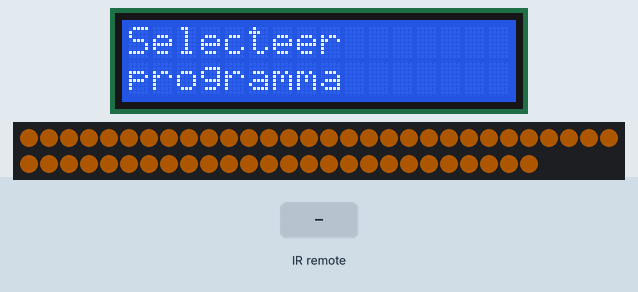
Recording of a sketch running on a simulated Arduino Uno, built with avr-gcc and run on an emulated ATmega328P. Shown: 16×2 character LCD, 56 RGB LEDs in strip order, left to right, continuing on the next row. The test bench sets the inputs (shaded band). Dim RGB values are drawn brighter than linear; what the sketch prints to the serial monitor is not drawn.

Above: at 1.3 s.
1.4 s: infrared code 0xBA45FF00 received
At 1.49 s:
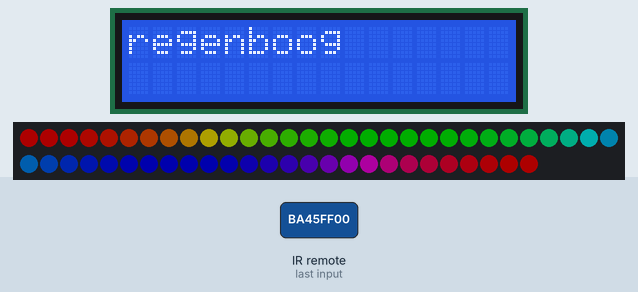
At 2.41 s:
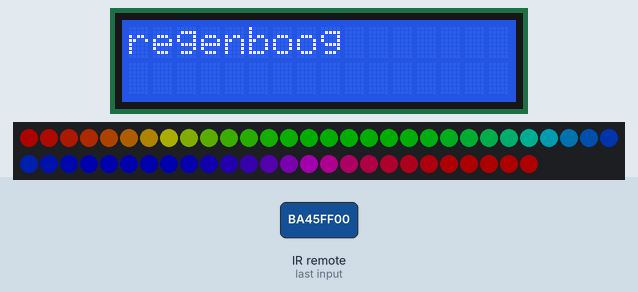

The sketch:

duikhoepel_it_2.ino
```cpp
// import libraries / declarations / definitions
// import libraries / declarations / definitions

// Neopixel
#include <Adafruit_NeoPixel.h>
#ifdef __AVR__
 #include <avr/power.h>            // Required for 16 MHz Adafruit Trinket
#endif

Adafruit_NeoPixel strip(56, 6, NEO_GRB + NEO_KHZ800); //#leds, pin, driver

//IR remote
#include <IRremote.h>

int IRpin = 11;
IRrecv irrecv(IRpin);
decode_results results;

//LCD display
#include <Wire.h>
#include <LiquidCrystal_I2C.h>

const int i2c_addr = 0x27;         //Hier zet je het I2C addres neer. Deze moet je eerst uitzoeken voordat je begint.
const int Kolommen = 16;           //Hier zet je het aantal kolommen neer
const int Rijen = 2;               //Hier zet je het aantal rijden van je display neer

LiquidCrystal_I2C lcd = LiquidCrystal_I2C(i2c_addr,Kolommen,Rijen); //Hier maken we een LCD die de eigenschappen die je net geschreven hebt aan

// DECLARE FUNCTIONS //
void regenboog(int wait){
  // Hue of first pixel runs 5 complete loops through the color wheel.
  // Color wheel has a range of 65536 but it's OK if we roll over, so
  // just count from 0 to 5*65536. Adding 256 to firstPixelHue each time
  // means we'll make 5*65536/256 = 1280 passes through this outer loop:
  for(long firstPixelHue = 0; firstPixelHue < 1*65536; firstPixelHue += 256) {
    for(int i=0; i<strip.numPixels(); i++) { // For each pixel in strip...
      // Offset pixel hue by an amount to make one full revolution of the
      // color wheel (range of 65536) along the length of the strip
      // (strip.numPixels() steps):
      int pixelHue = firstPixelHue + (i * 65536L / strip.numPixels());
      // strip.ColorHSV() can take 1 or 3 arguments: a hue (0 to 65535) or
      // optionally add saturation and value (brightness) (each 0 to 255).
      // Here we're using just the single-argument hue variant. The result
      // is passed through strip.gamma32() to provide 'truer' colors
      // before assigning to each pixel:
      strip.setPixelColor(i, strip.gamma32(strip.ColorHSV(pixelHue)));
    }
    strip.show(); // Update strip with new contents
    lcd.clear();                      // maakt het scherm leeg
    lcd.setCursor(0,0);               // selecteer de positie waar de tekst moet starten
    lcd.print("regenboog");          // de tekst die getoond moet worden
    delay(wait);  // Pause for a moment
  }
}

void oranje(int wait){
  strip.fill(strip.Color(255, 128, 0, 50)); // oranje
  strip.show();                           // Update strip with new contents
  lcd.clear();                      // maakt het scherm leeg
  lcd.setCursor(0,0);               // selecteer de positie waar de tekst moet starten
  lcd.print("oranje");          // de tekst die getoond moet worden
  delay(wait);  // Pause for a moment
}

void groen(int wait){
  strip.fill(strip.Color(0, 255, 0, 50)); // groen
  strip.show();                           // Update strip with new contents
  lcd.clear();                      // maakt het scherm leeg
  lcd.setCursor(0,0);               // selecteer de positie waar de tekst moet starten
  lcd.print("groen");          // de tekst die getoond moet worden
  delay(wait);  // Pause for a moment
}

void wit(int wait){
  strip.fill(strip.Color(255, 255, 255, 25)); // wit
  strip.show();                           // Update strip with new contents
  lcd.clear();                      // maakt het scherm leeg
  lcd.setCursor(0,0);               // selecteer de positie waar de tekst moet starten
  lcd.print("wit");          // de tekst die getoond moet worden
  delay(wait);  // Pause for a moment
}

void rood(int wait){
  strip.fill(strip.Color(255, 0, 0, 50)); // wit
  strip.show();                           // Update strip with new contents
  lcd.clear();                      // maakt het scherm leeg
  lcd.setCursor(0,0);               // selecteer de positie waar de tekst moet starten
  lcd.print("rood");          // de tekst die getoond moet worden
  delay(wait);  // Pause for a moment
}

void reset(){
  oranje(0);
  lcd.clear();
  lcd.setCursor(0,0);                     // selecteer de positie waar de tekst moet starten
  lcd.print("Selecteer");                 // de tekst die getoond moet worden
  lcd.setCursor(0,1);                     // selecteer de positie waar de tekst moet starten
  lcd.print("programma");                 // de tekst die getoond moet worden
 }

// RUN CODE //
void setup() {                            // put your setup code here, to run once:
  Serial.begin(9600);                     // begin serial communication
  irrecv.enableIRIn();                    // Start the IR receiver

  // Start LCD
  lcd.init();                             // initieert LCD
  lcd.backlight();                        // Schakelt backlight LCD aan

  // Start LED strip
  strip.begin();                          // INITIALIZE NeoPixel strip object (REQUIRED)
  oranje(0);
  strip.setBrightness(50);                // Set BRIGHTNESS to about 1/5 (max = 255)

  // Kies programma
  reset();
}

void loop(){
  if (IrReceiver.decode())
   {
    Serial.println(IrReceiver.decodedIRData.decodedRawData, DEC); // Print the Serial 'results.value'
    irrecv.resume();   // Receive the next value
   }
  if (IrReceiver.decodedIRData.decodedRawData == 3125149440){ //1
    regenboog(0);
    }
  if (IrReceiver.decodedIRData.decodedRawData == 3108437760) //2
  {
    oranje(1);
  }
  if (IrReceiver.decodedIRData.decodedRawData == 3141861120) //4
  {
    groen(1);
  }
  if (IrReceiver.decodedIRData.decodedRawData == 3208707840) //5
  {
    wit(1);
  }
  if (IrReceiver.decodedIRData.decodedRawData == 4161273600) //7
  {
    rood(1);
  }
  if (IrReceiver.decodedIRData.decodedRawData == 3927310080) //8
  {
    wit(1);
  }
  if (IrReceiver.decodedIRData.decodedRawData == 4061003520) //#
  {
    reset();
  }
}
```

Measured:
- after the input at 1.4 s, the display: changes after 0.08 s (image 1)
